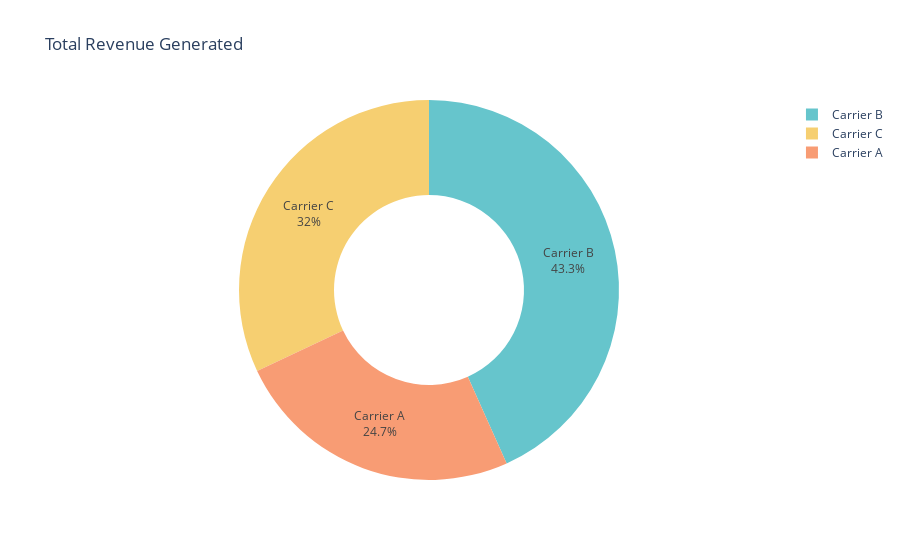

Here is the notebook cell this chart was saved with:
### Code cell
sales_data = df.groupby('Shipping carriers')['Revenue generated'].sum().reset_index()
# sales_data

pie_chart = px.pie(sales_data, values = 'Revenue generated',
                   names = 'Shipping carriers',
                   title = 'Total Revenue Generated',
                   hover_data = ['Revenue generated'],
                   hole = 0.5,
                   color_discrete_sequence = px.colors.qualitative.Pastel)

pie_chart.update_traces(textposition='inside', textinfo='percent+label')
pie_chart.show()

### Figure 1 — Plotly figure (JSON) as saved in the notebook; plotly's stock layout.template omitted (floating-point values rounded to 4 significant figures)
{"data": [{"customdata": [[142600.0], [250100.0], [184900.0]], "domain": {"x": [0, 1], "y": [0, 1]}, "hole": 0.5, "hovertemplate": "Shipping carriers=%{label}<br>Revenue generated=%{customdata[0]}<extra></extra>", "labels": ["Carrier A", "Carrier B", "Carrier C"], "legendgroup": "", "name": "", "showlegend": true, "textinfo": "percent+label", "textposition": "inside", "type": "pie", "values": [142600.0, 250100.0, 184900.0]}], "layout": {"legend": {"tracegroupgap": 0}, "piecolorway": ["rgb(102, 197, 204)", "rgb(246, 207, 113)", "rgb(248, 156, 116)", "rgb(220, 176, 242)", "rgb(135, 197, 95)", "rgb(158, 185, 243)", "rgb(254, 136, 177)", "rgb(201, 219, 116)", "rgb(139, 224, 164)", "rgb(180, 151, 231)", "rgb(179, 179, 179)"], "title": {"text": "Total Revenue Generated"}}}
